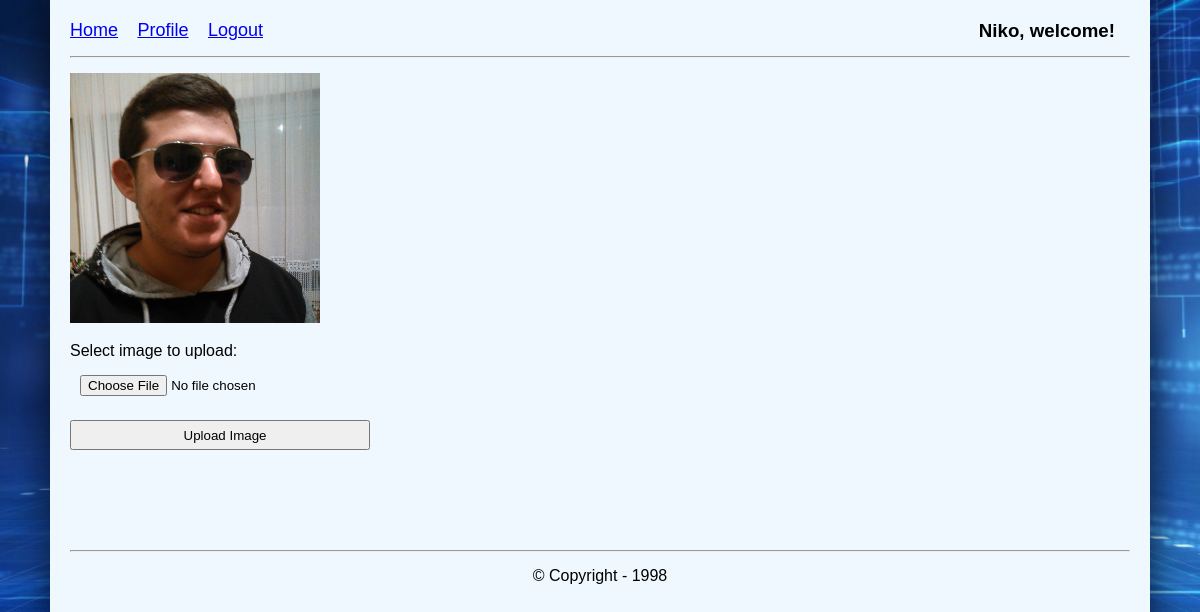
Screenshot of /profile.php (signed in) with the database file from the repository.
### tables this page shows
CREATE TABLE `users` (
  `id` int(11) NOT NULL,
  `first_name` varchar(255) NOT NULL,
  `last_name` varchar(255) NOT NULL,
  `username` varchar(255) NOT NULL,
  `profile_image` varchar(255) NOT NULL,
  `email` varchar(255) NOT NULL,
  `password` text NOT NULL
);

### functions/functions.php (called while the page is built, shortened)
<?php
function get_user($id = NULL) {
    if($id != NULL) {
        $query = "SELECT * FROM users WHERE id=" . $id;
        $result = query($query);
        if ($result->num_rows > 0) {
            return $result->fetch_assoc();
        } else {
            return "User not found.";
        }
    } else {
        $query = "SELECT * FROM users WHERE email='" . $_SESSION['email'] . "'";
        $result = query($query);
    if ($result->num_rows > 0) {
        return $result->fetch_assoc();
    } else {
        return "User not found.";
    }
}
}

### functions/db.php (called while the page is built, shortened)
<?php
$con = mysqli_connect('localhost', 'root', '', 'social_network');
function query($query) {
    global $con;
    return mysqli_query($con, $query);
}

### profile.php (the view, shortened to what this page needs)
<?php include('inc/header.php');
?>
<?php
$user = get_user();
echo "<img class='profile-image' src='" . $user['profile_image'] . "'>";
?>
    <form method="POST" enctype="multipart/form-data">
        Select image to upload:
        <input type="file" name="profile_image_file">
        <input type="submit" value="Upload Image" name="submit">
    </form>
<?php include('inc/footer.php'); ?>

### inc/header.php (shortened to what this page needs)
<!DOCTYPE html>
<html lang="en">
<head>
    <link type="text/css" rel="stylesheet" href="css/view.css">
</head>
<body>
    <div class="container">
        <ul>
            <li><a href="index.php">Home</a></li>
            <?php if (!isset($_SESSION['email'])) : ?>
                <li><a href="login.php">Login</a></li>
                <li><a href="register.php">Register</a></li>
            <?php else : ?>
                <li><a href="profile.php">Profile</a></li>
                <li><a href="logout.php">Logout</a></li>
                <li class="welcome-message"><h3><?php $user = get_user(); echo $user['first_name']; ?>, welcome!</h3></li>
            <?php endif; ?>
        </ul>
        <hr>

### css/view.css (style rules this page uses)
* { padding: 0; margin: 0; box-sizing: border-box; }
hr { margin-top: 15px; margin-bottom: 15px; }
body { background-image: url("img/bg.jpg"); background-size: cover; background-position: center; font-family: Arial; }
.container { max-width: 1100px; background-color: aliceblue; margin: auto; padding: 20px; box-shadow: 0 0 40px rgba(0,0,0,0.8); min-height: 100vh; }
ul li { display: inline-block; margin-right: 15px; }
ul li.welcome-message { float: right; }
ul li a { font-size: 18px; }
form { margin-top: 15px; }
form input { display: block; margin-top: 15px; height: 30px; padding-left: 10px; width: 300px; }
.profile-image { max-width: 250px; }

### rows the page displays
users: first_name "Niko", profile_image (picture)
